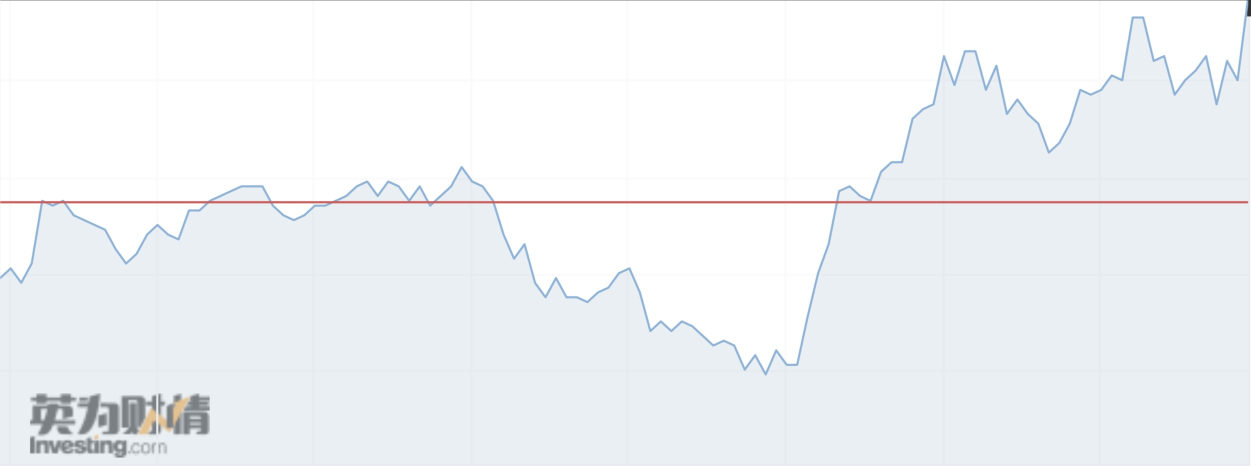
%> input picture CVTool/cvx.jpg, 2502 x 932 px, given in place of gepre3.jpg, which was not available (shown at 1/2 size)
$ octave get_image_data.m   (GNU Octave 9; MATLAB toolbox functions it lacks are replaced by stand-ins)
%> lines starting %> are read from the running program, lines starting %| are printed output that depends on the picture; in (x1, y1, x2, y2) boxes, pixels count from 0 and x2, y2 are one past the last pixel; in counts of white or black regions, pixels touching at a corner belong together; the program's own positions count from 1; pictures that were not available may be replaced by others from this repository, and a replacement may not be noted
%% Get image data
% clear the work area and screen
clear,clc,close all
%% Calibration between picture and curve

im2=imread('gepre3.jpg'); %input image
%> im2 is the input picture: size 932x2502x3 uint8; mean R, G, B 240.6, 243.2, 245.7
im2=rgb2hsv(im2);
%> im2: size 932x2502x3 double; mean H, S, V 0.339, 0.0267, 0.966
a=0;
b=0;
c=0;

%filter on for selected area
for a = 4:710
    for b = 5:1430
        if im2(a,b,1) < 0.42 || im2(a,b,1) > 0.75 || im2(a,b,2) < 0.2 || im2(a,b,2) >0.9999 || im2(a,b,3) < 0.2 || im2(a,b,3) > 0.999
            im2(a,b,1) = 0;
            im2(a,b,2) = 0;
            im2(a,b,3) = 0;
        end
    end
end
%> im2: size 932x2502x3 double; mean H, S, V 0.252, 0.0197, 0.545
im2= hsv2rgb(im2);
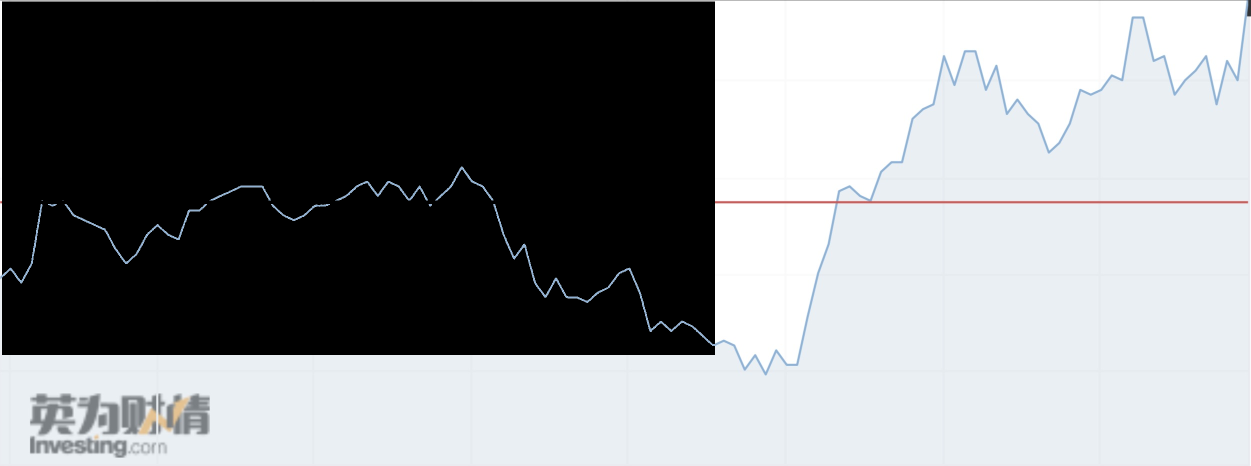
%> im2: size 932x2502x3 double (shown at 1/2 size); mean R, G, B 0.528, 0.536, 0.543
im = imcomplement(im2);
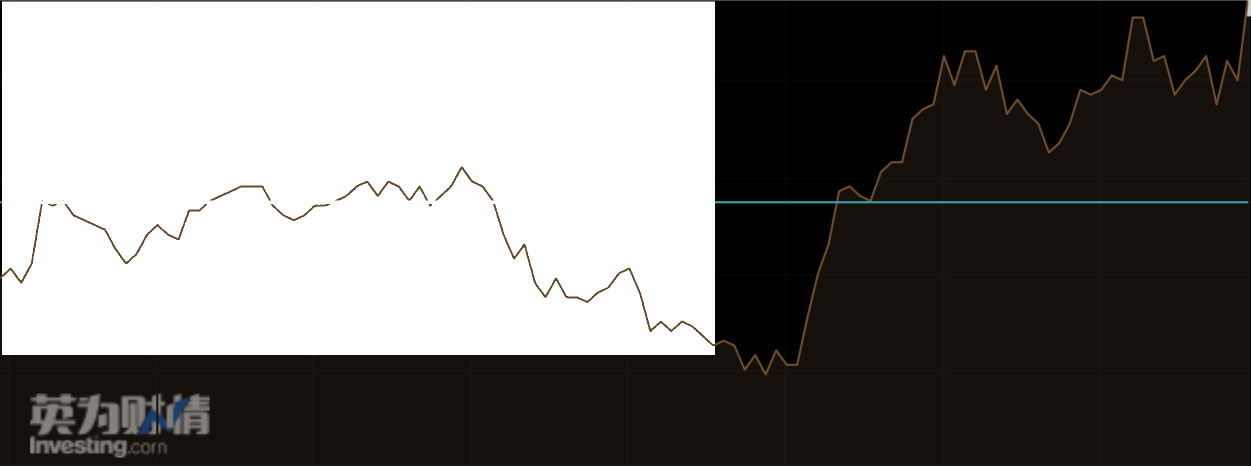
%> im: size 932x2502x3 double (shown at 1/2 size); mean R, G, B 0.472, 0.464, 0.457

im=rgb2gray(im);%Detect grayscale changes
%> im: size 932x2502 double
thresh = graythresh(im);%Get binarization threshold
%> thresh = 0.529
im=im2bw(im,thresh);%binarization img
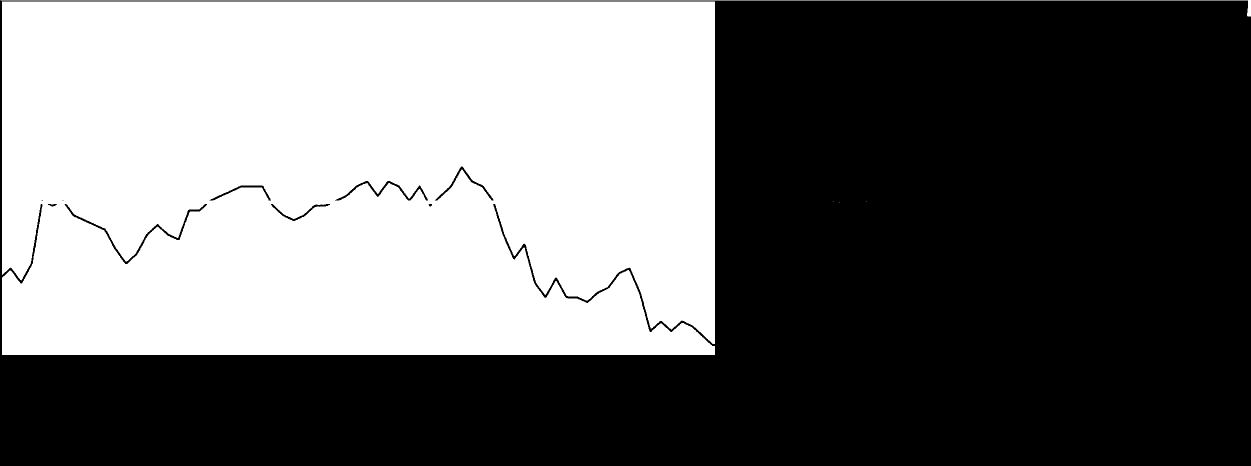
%> im: size 932x2502 logical (shown at 1/2 size); 43% white; 5 white regions (3 under 20 px), largest, box (x1, y1, x2, y2) and area: (4, 3, 1430, 710) 999818, (1, 0, 2502, 33) 2715
set(0,'defaultfigurecolor','w')
imshow(im)
[y,x]=find(im==0);%figure out the "locate points" (x,y)
%> y = 1329328 values from 1 to 932; x = 1329328 values from 1 to 2502
y=max(y)-y;%Convert screen coordinates to right-handed Cartesian coordinates
y=fliplr(y);%Flip the array left and right
plot(x,y,'r.','Markersize', 2);
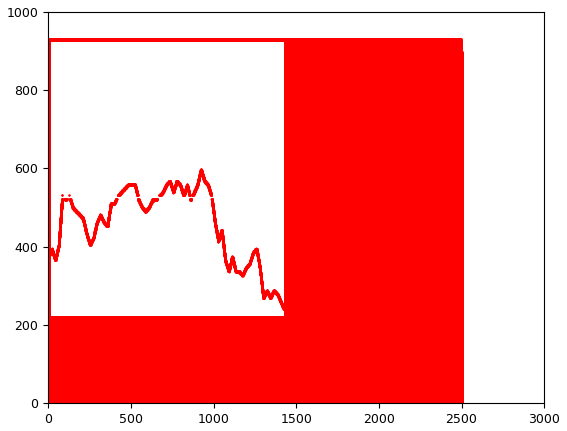
%> figure redrawn from the program's plot data
disp('Please click on the two vertices of the actual coordinate frame in Figrure ');
%> (the run ends here)
